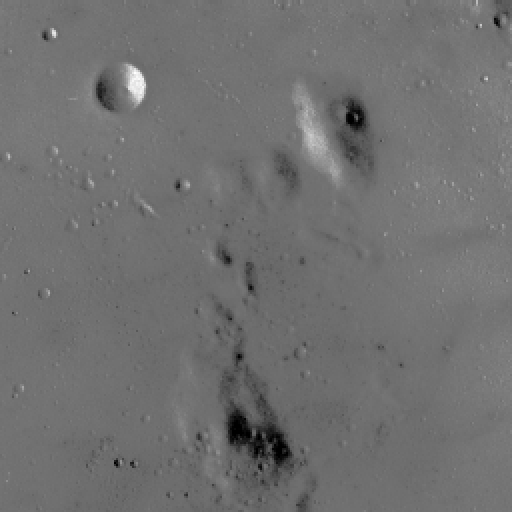
#> input picture skimage.data.moon(), 512 x 512 px
$ python task2.py
#> lines starting #> are read from the running program, lines starting #| are printed output that depends on the picture
#> further down, img is the input picture: shape (512, 512); min 0, max 255, mean 112.2
import os.path as osp
import skimage
import cv2
import numpy as np


def histogram_equalization(img):
    """Returns the image after histogram equalization.
    Args:
        img: the input image to be executed for histogram equalization.
    Returns:
        res_img: the output image after histogram equalization.
    """
    # TODO: implement the histogram equalization function.
    # Placeholder that you can delete. An image with all zeros.
    # res_img = np.zeros_like(img)
    # return res_img

    if len(img.shape) == 2 or img.shape[2] == 1:
        gray_img = img
    else:
        gray_img = cv2.cvtColor(img, cv2.COLOR_BGR2GRAY)

    # Calculate the histogram
    hist = cv2.calcHist([gray_img], [0], None, [256], [0, 256])
#> hist = 256 values, max 23296 at index 115, min 0 at index 1, mean 1024
    # hist = cv2.calcHist([gray_img], [0], None, [1024], [0, 1024])


    # Normalize the histogram
    hist /= hist.sum()
#> hist = 256 values, max 0.0889 at index 115, min 0 at index 1, mean 0.00391

    # Compute the cumulative distribution function (CDF)
    cdf = hist.cumsum()
#> cdf = 256 values from 0.000916 to 1

    # Normalize the CDF to [0, 255]
    # cdf_normalized = (cdf * 255 / cdf.max()).astype(np.uint8)
    cdf_normalized = (cdf * 255 / cdf.max()).astype(np.float32)
#> cdf_normalized = 256 values from 0.233 to 255

    # Use the CDF as a mapping function to transform the original image
    equalized_img = cdf_normalized[gray_img]
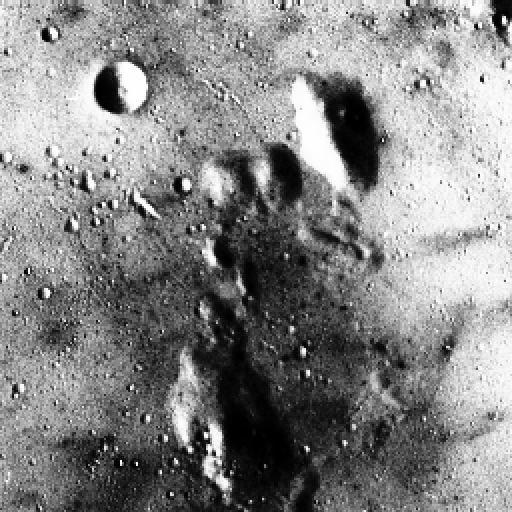
#> equalized_img: shape (512, 512) float32; min 0.233, max 255, mean 133.9

    # breakpoint()

    return equalized_img


def local_histogram_equalization(img, window_size=100):
    """Returns the image after local histogram equalization.
    Args:
        img: the input image to be executed for local histogram equalization.
    Returns:
        res_img: the output image after local histogram equalization.
    """
#> called with window_size = 100
    # TODO: implement the local histogram equalization function.
    # Placeholder that you can delete. An image with all zeros.
    # res_img = np.zeros_like(img)
    # return res_img

    print('img.shape',img.shape)
#| img.shape (512, 512)

    if len(img.shape) == 3:
        gray_img = cv2.cvtColor(img, cv2.COLOR_BGR2GRAY)
    else:
        gray_img = img

    # Create an empty image to store the result
    equalized_img = np.zeros_like(gray_img)

    # Pad the image to handle the borders
    padded_img = np.pad(gray_img, window_size // 2, mode='reflect')
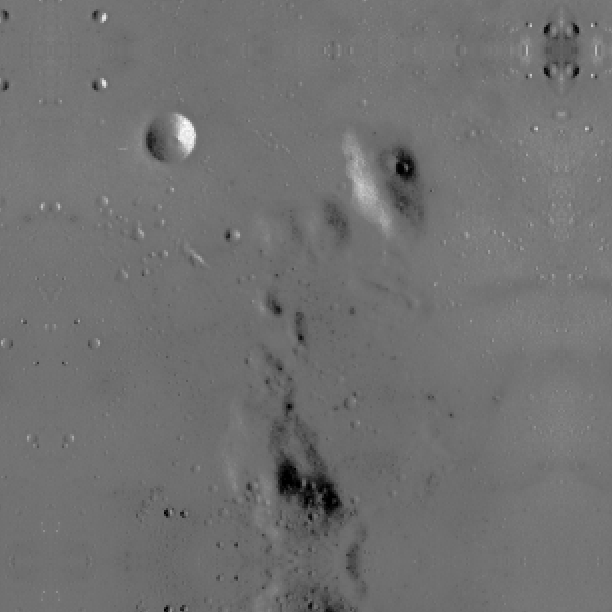
#> padded_img: shape (612, 612); min 0, max 255, mean 112.8

    cv2.imwrite('padded.png',padded_img)
    height, width = gray_img.shape
#> height = 512; width = 512

    for i in range(height):
        for j in range(width):
            # Define the local region
            local_region = padded_img[i:i+window_size, j:j+window_size]
            # Apply histogram equalization to the local region
            local_equalized = histogram_equalization(local_region)
            # Assign the equalized value to the central pixel
            equalized_img[i, j] = local_equalized[window_size//2, window_size//2]
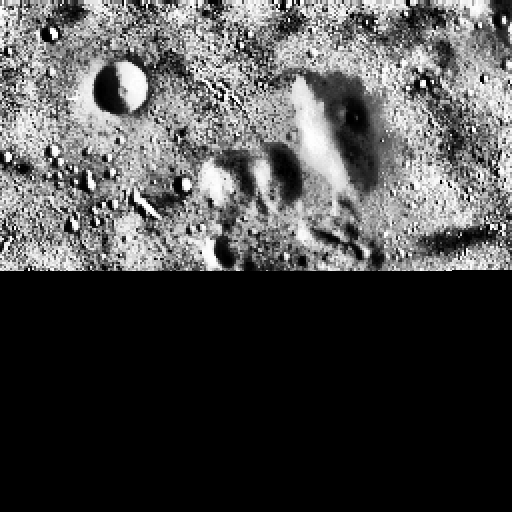
#> equalized_img: shape (512, 512); min 0, max 255, mean 73.7
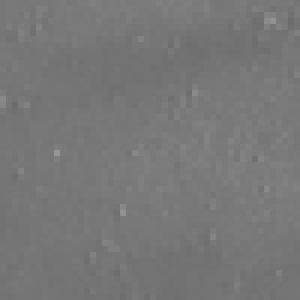
#> local_region: shape (100, 100) (shown 3 times larger); min 108, max 150, mean 119.3

    return equalized_img


if __name__ == "__main__":
    root_dir = osp.dirname(osp.abspath(__file__))
    # img = cv2.imread(osp.join(root_dir, "Original_HistEqualization.jpeg"))
    img = skimage.data.moon()

    res_hist_equalization = histogram_equalization(img)

    cv2.imwrite(osp.join(root_dir, "HistEqualization.jpg"), res_hist_equalization)

#> (the run stopped early here; a loop or call above may not have finished)
